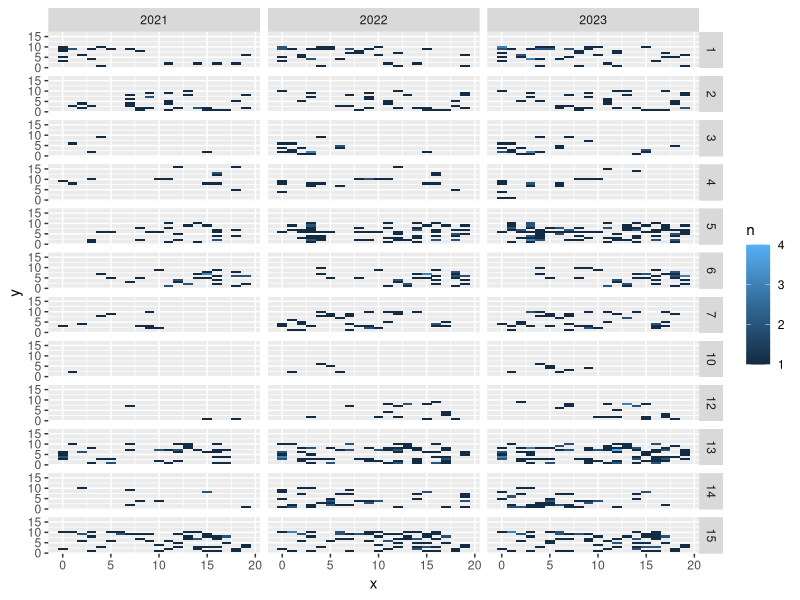
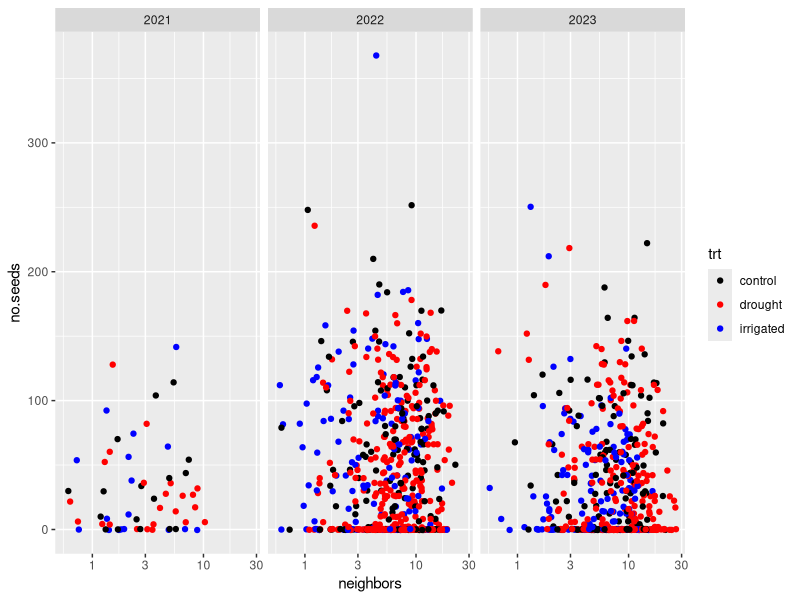
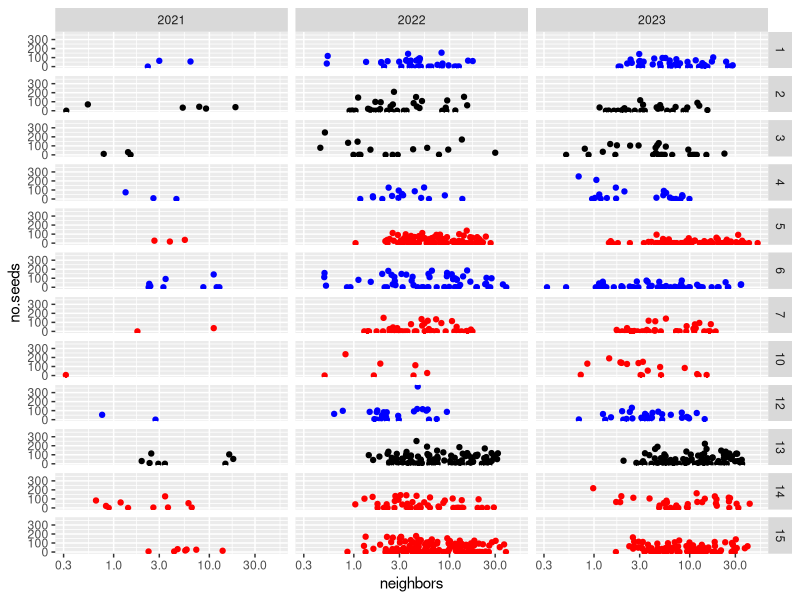
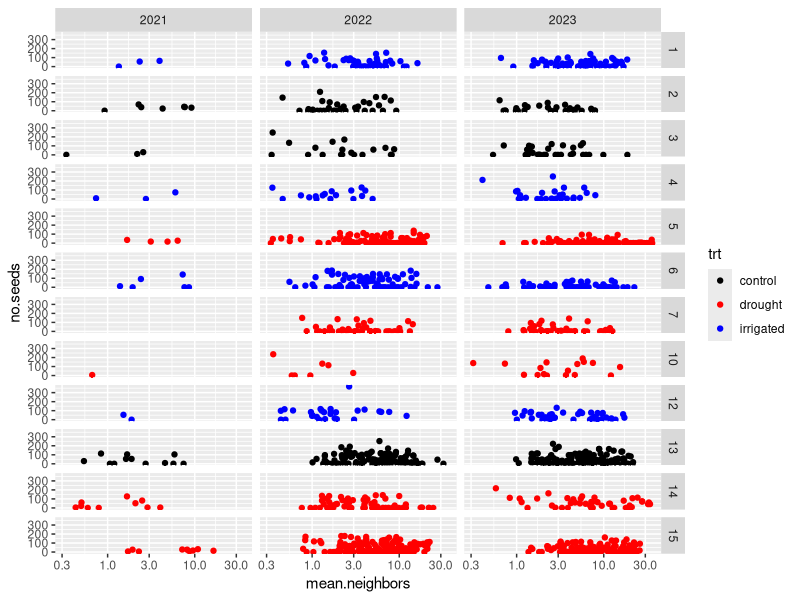

These figures' R source, in order:
# Is thre density dependence in seed production?
# Here: combining the seed set data with the demo data to look at number of
# neighbors in plot vs. number of seeds produced
# this is a quick and dirty script rather than a formal analysis (so far)

library(ggplot2)
library(dplyr)
library(tidyr)
library(glmmTMB)

rm(list = ls())

#--------------------------------------------------------------------------
# Overall plant density, no phenology

seed.phen.demo = read.csv('01_data_cleaning/out/demo_seed_phen_by_umbel_combined.csv') %>%
  # give me only the records where we have seed counts
  filter(!is.na(no.seeds))

demo = read.csv('01_data_cleaning/out/demo_imputed_survival.csv') %>%
  # Give me only the plants in 2021-2023
  filter(Year > 2020, No.umbels > 0, !is.na(No.umbels)) %>%
  # give me plot/coords
  separate(col = plantid, remove = FALSE, into = c('tag', 'plot', 'coord'), sep = '_') %>%
  select(-plot) %>%
  # give me only alphabetical coordinates and then extract them
  # this step removes five records
  filter(grepl('[A-Z]{1}$', coord)) %>%
  # ah... the above all removes plants from plot 9... just remove these
  filter(!Plot %in% 9) %>%
  mutate(x = as.numeric(gsub('[A-Z]', '', coord)), ylet = gsub('[0-9]', '', coord)) %>%
  merge(y = data.frame(ylet = LETTERS, y = 1:length(LETTERS)))

unique(demo$y) # sweet.

# To answer questions about density of flowering plants and its effects on seed
# set... we need/want
# - Seeds (obviously)
# - Number of flowering plants in each coordinate (!)
#   - this requires coords for each plant

plants.per.plot = demo %>%
  group_by(Year, Plot, x, y) %>%
  summarise(n = n())

plants.per.plot %>%
  ggplot(aes(x = x, y = y, fill = n)) +
  geom_tile() +
  facet_grid(Plot ~ Year)

plants.doubled = merge(
  x = plants.per.plot, y = plants.per.plot,
  by = c('Year', 'Plot'),
  suffixes = c('0', '1')
) %>%
  filter(abs(x0 - x1) < 3 & abs(y0 - y1) < 3) %>%
  group_by(Year, Plot, x0, y0) %>%
  summarise(n = sum(n1)) %>%
  # remove boundary plants
  filter(x0 > 0, x0 < 19, y0 > 1, y0 < 16) %>%
  rename(neighbors = n) %>%
  ungroup()

head(plants.doubled)
nrow(plants.doubled)

# Do slightly more post-processing on seed for merging

seed.phen.demo = seed.phen.demo %>%
  filter(!plot %in% 9) %>%
  separate(col = finalid, remove = FALSE, into = c('tag', 'Plot', 'coord'), sep = '_') %>%
  select(-c(tag, Plot)) %>%
  filter(grepl('[A-Z]{1}$', coord)) %>%
  mutate(x = as.numeric(gsub('[A-Z]', '', coord)), ylet = gsub('[0-9]', '', coord)) %>%
  merge(y = data.frame(ylet = LETTERS, y = 1:length(LETTERS))) %>%
  select(-ylet)


seed.phen.combined = merge(
  x = seed.phen.demo,
  y = plants.doubled,
  by.x = c('Year', 'plot', 'x', 'y'),
  by.y = c('Year', 'Plot', 'x0', 'y0'),
)

head(seed.phen.combined)
nrow(seed.phen.combined)

# Oh maybe I should add size
seed.demo.size = merge(
  seed.phen.combined, 
  demo %>% mutate(tagplot = paste(tag, Plot, sep = '_')) %>% select(tagplot, Year, No.leaves, Leaf.length, plantid),
  by = c('Year', 'tagplot')
)
# Some plants get lost (bummer)
# Maybe some duplicates?

# Check duplicates
# seed.demo.size %>% group_by(Year, tagplot) %>% filter(length(unique(plantid)) > 1) #%>% View()
# It's just one - the 3125 plant
seed.demo.size = seed.demo.size %>%
  group_by(Year, tagplot) %>%
  filter(length(unique(plantid)) == 1 | finalid == plantid) %>%
  ungroup() %>%
  select(-plantid)

# Now, add sizes
seed.demo.size = seed.demo.size %>%
  # loses eight records
  filter(!is.na(No.leaves) & !is.na(Leaf.length)) %>%
  mutate(cur.size = log(No.leaves * Leaf.length)) %>%
  select(-c(No.leaves, Leaf.length))

##### Plots

seed.demo.size %>%
  ggplot(aes(x = neighbors, y = no.seeds, colour = trt)) +
  geom_point(position = position_jitter(width = 0.25)) +
  scale_colour_manual(values = c('black', 'red', 'blue')) +
  scale_x_log10() +
  facet_wrap(~ Year)
# well... there's something going on here...
# wait this looks maybe like negative density dependence??

seed.demo.size %>%
  ggplot(aes(x = neighbors, y = no.seeds, colour = trt)) +
  geom_point(position = position_jitter(width = 0.5)) +
  scale_colour_manual(values = c('black', 'red', 'blue')) +
  scale_x_log10() +
  facet_grid(plot ~ Year) +
  theme(legend.position = 'none')
# oh looks like there really isn't any effect when faceted out like this...

##### Models

s_0 = glmmTMB(
  no.seeds ~ cur.size + (1 | Year) + (1 | plot / tagplot),
  family = 'nbinom2',
  ziformula = ~ (1 | plot / tagplot) + (1 | Year),
  data = seed.demo.size
)
# test says no treatment effect

s_n = glmmTMB(
  no.seeds ~ log(neighbors) + cur.size + (1 | Year) + (1 | plot / tagplot),
  family = 'nbinom2',
  ziformula = ~ (1 | plot / tagplot) + (1 | Year),
  data = seed.demo.size
)

s_nn = glmmTMB(
  no.seeds ~ log(neighbors) + cur.size + (1 | Year) + (1 | plot / tagplot),
  family = 'nbinom2',
  ziformula = ~ log(neighbors) + (1 | plot / tagplot) + (1 | Year),
  data = seed.demo.size
)

anova(s_n, s_0)
# p = 0.23

anova(s_nn, s_0)
# p = 0.42

### Conclusion: no evidence of influence of neighbors
# taking out some of the random effects from the zero inflation term doesn't
# hurt the model, but doing this still doesn't produce a signficant effect of
# neighbor density

#--------------------------------------------------------------------------
# Overall plant density, no phenology

phen.dates.open = read.csv('01_data_cleaning/out/phen_flowers_open_by_survey.csv') %>%
  # Remove plot 9
  filter(!plot %in% 9) %>%
  rename(Year = year)

# To get number of umbels open per day per coordinate,
# I need to merge in coords from demo...
phen.dates.open = merge(
  x = phen.dates.open,
  y = demo %>% select(tag, Plot, Year, x, y, plantid),
  by.x = c('Year', 'tag', 'plot'), 
  by.y = c('Year', 'tag', 'Plot'),
  suffixes = c('', '.demo')
) %>%
  group_by(Year, tag, plot, survey.period) %>%
  filter(length(unique(plantid)) == 1 | (plantid == plantid.demo)) %>%
  ungroup() %>%
  select(-plantid.demo)

nrow(phen.dates.open)

# Okay - now summarise by coordinate
# I want to get the number of plants (not umbels, but plants) at each coordinate on each day
phen.dates.summ = phen.dates.open %>%
  group_by(Year, plot, x, y, survey.period) %>%
  summarise(n.plants = n())

# Combine now?
phen.dates.neighbors = merge(
  x = phen.dates.summ, y = phen.dates.summ,
  by = c('Year', 'plot', 'survey.period'),
  suffixes = c('0', '1')
) %>%
  filter(abs(x0 - x1) < 3 & abs(y0 - y1) < 3) %>%
  group_by(Year, plot, survey.period, x0, y0) %>%
  summarise(n = sum(n.plants1)) %>%
  # remove boundary plants
  filter(x0 > 0, x0 < 19, y0 > 1, y0 < 16) %>%
  rename(neighbors = n) %>%
  ungroup()

head(phen.dates.neighbors)
head(phen.dates.neighbors)

# Now... merge the neighbor list back in with the flower list

phen.dates.combined = merge(
  phen.dates.open,
  phen.dates.neighbors,
  by.x = c('Year', 'plot', 'survey.period', 'x', 'y'),
  by.y = c('Year', 'plot', 'survey.period', 'x0', 'y0')
)

nrow(phen.dates.open)
nrow(phen.dates.neighbors)
nrow(phen.dates.combined) 
# ah - some of these are taken out because they're on the boundary

# Last step - average over periods observed to get one neighbor density per
# plant
phen.dates.combined = phen.dates.combined %>%
  group_by(Year, plot, tag, plantid, x, y) %>%
  summarise(
    n.periods = n(),
    mean.neighbors = mean(neighbors)
  )

nrow(phen.dates.combined) 
# damn... not that many

# Oh right... don't have seed set in here yet lol

seed.phen.dates = merge(
  seed.demo.size %>% select(Year, tagplot, plot, x, y, no.seeds, cur.size, trt),
  phen.dates.combined
)

nrow(seed.phen.dates)
# cool. nice round number

##### Plot

seed.phen.dates %>%
  ggplot(aes(x = mean.neighbors, y = no.seeds, colour = trt)) +
  geom_point(position = position_jitter(width = 0.5)) +
  scale_colour_manual(values = c('black', 'red', 'blue')) +
  scale_x_log10() +
  facet_grid(plot ~ Year)
# not super compelling

##### Model

s_0 = glmmTMB(
  formula = no.seeds ~ cur.size + (1 | plot / plantid) + (1 | Year),
  ziformula = ~ (1 | plot / plantid) + (1 | Year),
  family = 'nbinom2',
  data = seed.phen.dates
)

s_n = glmmTMB(
  formula = no.seeds ~ cur.size + log(mean.neighbors, base = 2) + (1 | plot / plantid) + (1 | Year),
  ziformula = ~ (1 | plot / plantid) + (1 | Year),
  family = 'nbinom2',
  data = seed.phen.dates
)

anova(s_n, s_0)
# Wow. Shit. Fuck. Goddamnit. How?

summary(s_n)
# negative density dependence... More neighbors means fewer seeds?

s_n_t = glmmTMB(
  formula = no.seeds ~ cur.size + trt + log(mean.neighbors, base = 2) + (1 | plot / plantid) + (1 | Year),
  ziformula = ~ (1 | plot / plantid) + (1 | Year),
  family = 'nbinom2',
  data = seed.phen.dates
)

anova(s_n_t, s_n) # no treatment effect

s_n_p = glmmTMB(
  formula = no.seeds ~ cur.size + n.periods + log(mean.neighbors, base = 2) + (1 | plot / plantid) + (1 | Year),
  ziformula = ~ (1 | plot / plantid) + (1 | Year),
  family = 'nbinom2',
  data = seed.phen.dates
)

# Okay...
# - coefficient is ~ -0.1, so a doubling of the number of neighbors means about a 10% reduction in seed set
# cool (not cool)
